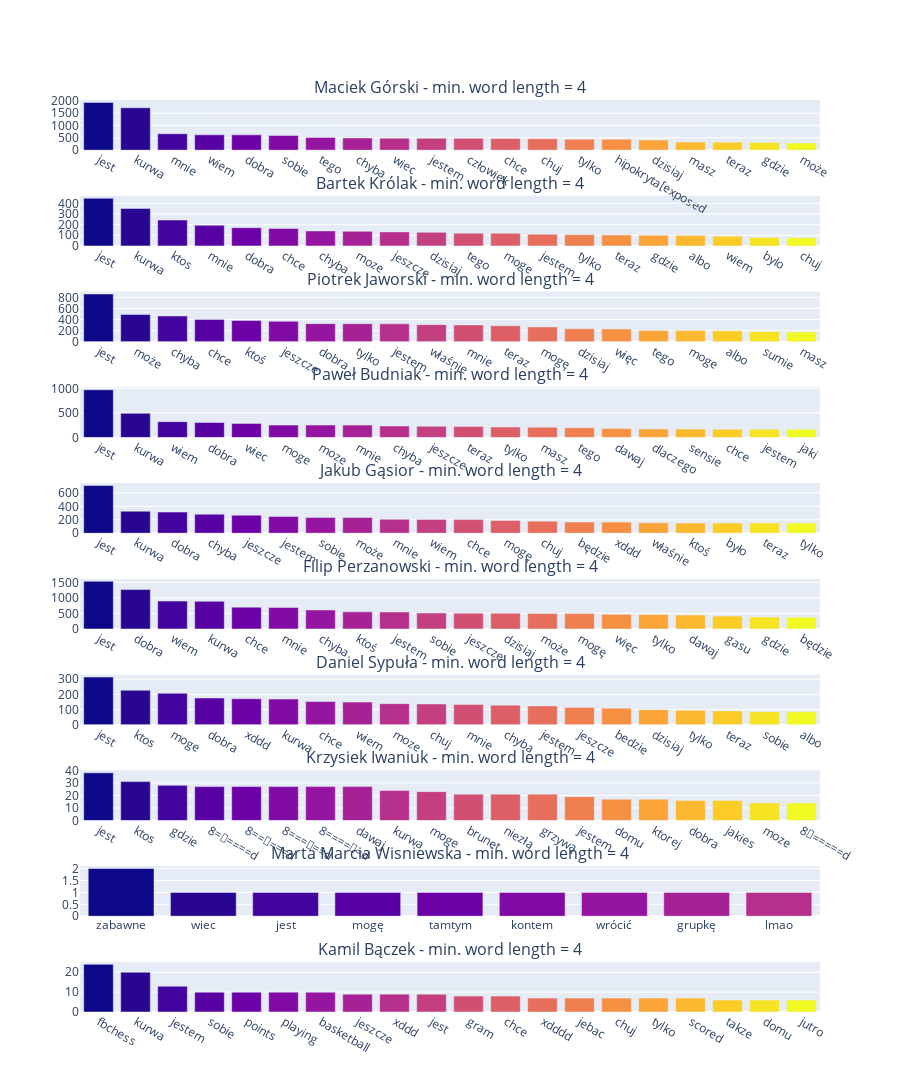

The notebook cell saved with this chart:
### Code cell
plt_titles = [f'{sender} - min. word length = {min_word_length}' for sender in word_counts]
fig = make_subplots(
    rows=len(word_counts),
    cols=1,
    subplot_titles=plt_titles,
)
for i,sender in enumerate(word_counts):
    df = pd.DataFrame(word_counts[sender].items())[0:20]
    df.columns = ['word', 'count']
    f = px.bar(df, y = 'count', x = 'word', color = df.index)
    fig.add_trace(f.data[0], row = i + 1, col = 1)
fig.update_layout(height=len(word_counts) * 350, width=900)
fig.update(layout_coloraxis_showscale=False)
fig.show()

### Figure 1 — Plotly figure (JSON) as saved in the notebook; plotly's stock layout.template omitted (floating-point values rounded to 4 significant figures)
{"data": [{"alignmentgroup": "True", "hovertemplate": "word=%{x}<br>count=%{y}<br>index=%{marker.color}<extra></extra>", "legendgroup": "", "marker": {"color": [0, 1, 2, 3, 4, 5, 6, 7, 8, 9, 10, 11, 12, 13, 14, 15, 16, 17, 18, 19], "coloraxis": "coloraxis", "pattern": {"shape": ""}}, "name": "", "offsetgroup": "", "orientation": "v", "showlegend": false, "textposition": "auto", "x": ["jest", "kurwa", "mnie", "wiem", "dobra", "sobie", "tego", "chyba", "wiec", "jestem", "człowiek", "chce", "chuj", "tylko", "hipokryta[exposed", "dzisiaj", "masz", "teraz", "gdzie", "może"], "xaxis": "x", "y": [1936, 1721, 667, 624, 621, 597, 516, 496, 487, 483, 479, 474, 461, 446, 442, 412, 327, 325, 309, 292], "yaxis": "y", "type": "bar"}, {"alignmentgroup": "True", "hovertemplate": "word=%{x}<br>count=%{y}<br>index=%{marker.color}<extra></extra>", "legendgroup": "", "marker": {"color": [0, 1, 2, 3, 4, 5, 6, 7, 8, 9, 10, 11, 12, 13, 14, 15, 16, 17, 18, 19], "coloraxis": "coloraxis", "pattern": {"shape": ""}}, "name": "", "offsetgroup": "", "orientation": "v", "showlegend": false, "textposition": "auto", "x": ["jest", "kurwa", "ktos", "mnie", "dobra", "chce", "chyba", "moze", "jeszcze", "dzisiaj", "tego", "moge", "jestem", "tylko", "teraz", "gdzie", "albo", "wiem", "bylo", "chuj"], "xaxis": "x2", "y": [448, 352, 243, 194, 171, 164, 141, 137, 132, 128, 120, 119, 109, 106, 102, 101, 97, 92, 80, 77], "yaxis": "y2", "type": "bar"}, {"alignmentgroup": "True", "hovertemplate": "word=%{x}<br>count=%{y}<br>index=%{marker.color}<extra></extra>", "legendgroup": "", "marker": {"color": [0, 1, 2, 3, 4, 5, 6, 7, 8, 9, 10, 11, 12, 13, 14, 15, 16, 17, 18, 19], "coloraxis": "coloraxis", "pattern": {"shape": ""}}, "name": "", "offsetgroup": "", "orientation": "v", "showlegend": false, "textposition": "auto", "x": ["jest", "może", "chyba", "chce", "ktoś", "jeszcze", "dobra", "tylko", "jestem", "właśnie", "mnie", "teraz", "mogę", "dzisiaj", "więc", "tego", "moge", "albo", "sumie", "masz"], "xaxis": "x3", "y": [861, 490, 465, 403, 383, 368, 326, 325, 322, 308, 303, 286, 267, 233, 231, 202, 200, 196, 184, 176], "yaxis": "y3", "type": "bar"}, {"alignmentgroup": "True", "hovertemplate": "word=%{x}<br>count=%{y}<br>index=%{marker.color}<extra></extra>", "legendgroup": "", "marker": {"color": [0, 1, 2, 3, 4, 5, 6, 7, 8, 9, 10, 11, 12, 13, 14, 15, 16, 17, 18, 19], "coloraxis": "coloraxis", "pattern": {"shape": ""}}, "name": "", "offsetgroup": "", "orientation": "v", "showlegend": false, "textposition": "auto", "x": ["jest", "kurwa", "wiem", "dobra", "wiec", "moge", "moze", "mnie", "chyba", "jeszcze", "teraz", "tylko", "masz", "tego", "dawaj", "dlaczego", "sensie", "chce", "jestem", "jaki"], "xaxis": "x4", "y": [974, 493, 323, 306, 287, 253, 253, 252, 235, 229, 226, 214, 208, 198, 181, 173, 170, 169, 168, 165], "yaxis": "y4", "type": "bar"}, {"alignmentgroup": "True", "hovertemplate": "word=%{x}<br>count=%{y}<br>index=%{marker.color}<extra></extra>", "legendgroup": "", "marker": {"color": [0, 1, 2, 3, 4, 5, 6, 7, 8, 9, 10, 11, 12, 13, 14, 15, 16, 17, 18, 19], "coloraxis": "coloraxis", "pattern": {"shape": ""}}, "name": "", "offsetgroup": "", "orientation": "v", "showlegend": false, "textposition": "auto", "x": ["jest", "kurwa", "dobra", "chyba", "jeszcze", "jestem", "sobie", "może", "mnie", "wiem", "chce", "mogę", "chuj", "będzie", "xddd", "właśnie", "ktoś", "było", "teraz", "tylko"], "xaxis": "x5", "y": [709, 327, 314, 283, 268, 248, 235, 233, 207, 205, 202, 188, 179, 165, 165, 154, 152, 151, 151, 150], "yaxis": "y5", "type": "bar"}, {"alignmentgroup": "True", "hovertemplate": "word=%{x}<br>count=%{y}<br>index=%{marker.color}<extra></extra>", "legendgroup": "", "marker": {"color": [0, 1, 2, 3, 4, 5, 6, 7, 8, 9, 10, 11, 12, 13, 14, 15, 16, 17, 18, 19], "coloraxis": "coloraxis", "pattern": {"shape": ""}}, "name": "", "offsetgroup": "", "orientation": "v", "showlegend": false, "textposition": "auto", "x": ["jest", "dobra", "wiem", "kurwa", "chce", "mnie", "chyba", "ktoś", "jestem", "sobie", "jeszcze", "dzisiaj", "może", "mogę", "więc", "tylko", "dawaj", "gasu", "gdzie", "będzie"], "xaxis": "x6", "y": [1538, 1272, 899, 892, 704, 695, 614, 553, 549, 515, 510, 506, 495, 495, 474, 463, 448, 415, 383, 376], "yaxis": "y6", "type": "bar"}, {"alignmentgroup": "True", "hovertemplate": "word=%{x}<br>count=%{y}<br>index=%{marker.color}<extra></extra>", "legendgroup": "", "marker": {"color": [0, 1, 2, 3, 4, 5, 6, 7, 8, 9, 10, 11, 12, 13, 14, 15, 16, 17, 18, 19], "coloraxis": "coloraxis", "pattern": {"shape": ""}}, "name": "", "offsetgroup": "", "orientation": "v", "showlegend": false, "textposition": "auto", "x": ["jest", "ktos", "moge", "dobra", "xddd", "kurwa", "chce", "wiem", "moze", "chuj", "mnie", "chyba", "jestem", "jeszcze", "bedzie", "dzisiaj", "tylko", "teraz", "sobie", "albo"], "xaxis": "x7", "y": [314, 227, 207, 176, 171, 169, 153, 149, 139, 137, 134, 129, 124, 114, 109, 99, 95, 91, 86, 85], "yaxis": "y7", "type": "bar"}, {"alignmentgroup": "True", "hovertemplate": "word=%{x}<br>count=%{y}<br>index=%{marker.color}<extra></extra>", "legendgroup": "", "marker": {"color": [0, 1, 2, 3, 4, 5, 6, 7, 8, 9, 10, 11, 12, 13, 14, 15, 16, 17, 18, 19], "coloraxis": "coloraxis", "pattern": {"shape": ""}}, "name": "", "offsetgroup": "", "orientation": "v", "showlegend": false, "textposition": "auto", "x": ["jest", "ktos", "gdzie", "8=👊====d", "8==👊===d", "8===👊==d", "8====👊=d", "dawaj", "kurwa", "moge", "brunet", "niezłą", "grzywą", "jestem", "domu", "ktorej", "dobra", "jakies", "moze", "8👊=====d"], "xaxis": "x8", "y": [38, 31, 28, 27, 27, 27, 27, 27, 24, 23, 21, 21, 21, 19, 17, 17, 16, 16, 14, 14], "yaxis": "y8", "type": "bar"}, {"alignmentgroup": "True", "hovertemplate": "word=%{x}<br>count=%{y}<br>index=%{marker.color}<extra></extra>", "legendgroup": "", "marker": {"color": [0, 1, 2, 3, 4, 5, 6, 7, 8], "coloraxis": "coloraxis", "pattern": {"shape": ""}}, "name": "", "offsetgroup": "", "orientation": "v", "showlegend": false, "textposition": "auto", "x": ["zabawne", "wiec", "jest", "mogę", "tamtym", "kontem", "wrócić", "grupkę", "lmao"], "xaxis": "x9", "y": [2, 1, 1, 1, 1, 1, 1, 1, 1], "yaxis": "y9", "type": "bar"}, {"alignmentgroup": "True", "hovertemplate": "word=%{x}<br>count=%{y}<br>index=%{marker.color}<extra></extra>", "legendgroup": "", "marker": {"color": [0, 1, 2, 3, 4, 5, 6, 7, 8, 9, 10, 11, 12, 13, 14, 15, 16, 17, 18, 19], "coloraxis": "coloraxis", "pattern": {"shape": ""}}, "name": "", "offsetgroup": "", "orientation": "v", "showlegend": false, "textposition": "auto", "x": ["fbchess", "kurwa", "jestem", "sobie", "points", "playing", "basketball", "jeszcze", "xddd", "jest", "gram", "chce", "xdddd", "jebac", "chuj", "tylko", "scored", "takze", "domu", "jutro"], "xaxis": "x10", "y": [24, 20, 13, 10, 10, 10, 10, 9, 9, 9, 8, 8, 7, 7, 7, 7, 7, 6, 6, 6], "yaxis": "y10", "type": "bar"}], "layout": {"xaxis": {"anchor": "y", "domain": [0.0, 1.0]}, "yaxis": {"anchor": "x", "domain": [0.945, 1.0]}, "xaxis2": {"anchor": "y2", "domain": [0.0, 1.0]}, "yaxis2": {"anchor": "x2", "domain": [0.84, 0.895]}, "xaxis3": {"anchor": "y3", "domain": [0.0, 1.0]}, "yaxis3": {"anchor": "x3", "domain": [0.735, 0.79]}, "xaxis4": {"anchor": "y4", "domain": [0.0, 1.0]}, "yaxis4": {"anchor": "x4", "domain": [0.63, 0.685]}, "xaxis5": {"anchor": "y5", "domain": [0.0, 1.0]}, "yaxis5": {"anchor": "x5", "domain": [0.525, 0.58]}, "xaxis6": {"anchor": "y6", "domain": [0.0, 1.0]}, "yaxis6": {"anchor": "x6", "domain": [0.42, 0.475]}, "xaxis7": {"anchor": "y7", "domain": [0.0, 1.0]}, "yaxis7": {"anchor": "x7", "domain": [0.315, 0.37]}, "xaxis8": {"anchor": "y8", "domain": [0.0, 1.0]}, "yaxis8": {"anchor": "x8", "domain": [0.21, 0.265]}, "xaxis9": {"anchor": "y9", "domain": [0.0, 1.0]}, "yaxis9": {"anchor": "x9", "domain": [0.105, 0.16]}, "xaxis10": {"anchor": "y10", "domain": [0.0, 1.0]}, "yaxis10": {"anchor": "x10", "domain": [0.0, 0.055]}, "annotations": [{"font": {"size": 16}, "showarrow": false, "text": "Maciek Górski - min. word length = 4", "x": 0.5, "xanchor": "center", "xref": "paper", "y": 1.0, "yanchor": "bottom", "yref": "paper"}, {"font": {"size": 16}, "showarrow": false, "text": "Bartek Królak - min. word length = 4", "x": 0.5, "xanchor": "center", "xref": "paper", "y": 0.895, "yanchor": "bottom", "yref": "paper"}, {"font": {"size": 16}, "showarrow": false, "text": "Piotrek Jaworski - min. word length = 4", "x": 0.5, "xanchor": "center", "xref": "paper", "y": 0.79, "yanchor": "bottom", "yref": "paper"}, {"font": {"size": 16}, "showarrow": false, "text": "Paweł Budniak - min. word length = 4", "x": 0.5, "xanchor": "center", "xref": "paper", "y": 0.685, "yanchor": "bottom", "yref": "paper"}, {"font": {"size": 16}, "showarrow": false, "text": "Jakub Gąsior - min. word length = 4", "x": 0.5, "xanchor": "center", "xref": "paper", "y": 0.58, "yanchor": "bottom", "yref": "paper"}, {"font": {"size": 16}, "showarrow": false, "text": "Filip Perzanowski - min. word length = 4", "x": 0.5, "xanchor": "center", "xref": "paper", "y": 0.475, "yanchor": "bottom", "yref": "paper"}, {"font": {"size": 16}, "showarrow": false, "text": "Daniel Sypuła - min. word length = 4", "x": 0.5, "xanchor": "center", "xref": "paper", "y": 0.37, "yanchor": "bottom", "yref": "paper"}, {"font": {"size": 16}, "showarrow": false, "text": "Krzysiek Iwaniuk - min. word length = 4", "x": 0.5, "xanchor": "center", "xref": "paper", "y": 0.265, "yanchor": "bottom", "yref": "paper"}, {"font": {"size": 16}, "showarrow": false, "text": "Marta Marcia Wisniewska - min. word length = 4", "x": 0.5, "xanchor": "center", "xref": "paper", "y": 0.16, "yanchor": "bottom", "yref": "paper"}, {"font": {"size": 16}, "showarrow": false, "text": "Kamil Bączek - min. word length = 4", "x": 0.5, "xanchor": "center", "xref": "paper", "y": 0.055, "yanchor": "bottom", "yref": "paper"}], "height": 3500, "width": 900, "coloraxis": {"showscale": false}}}
